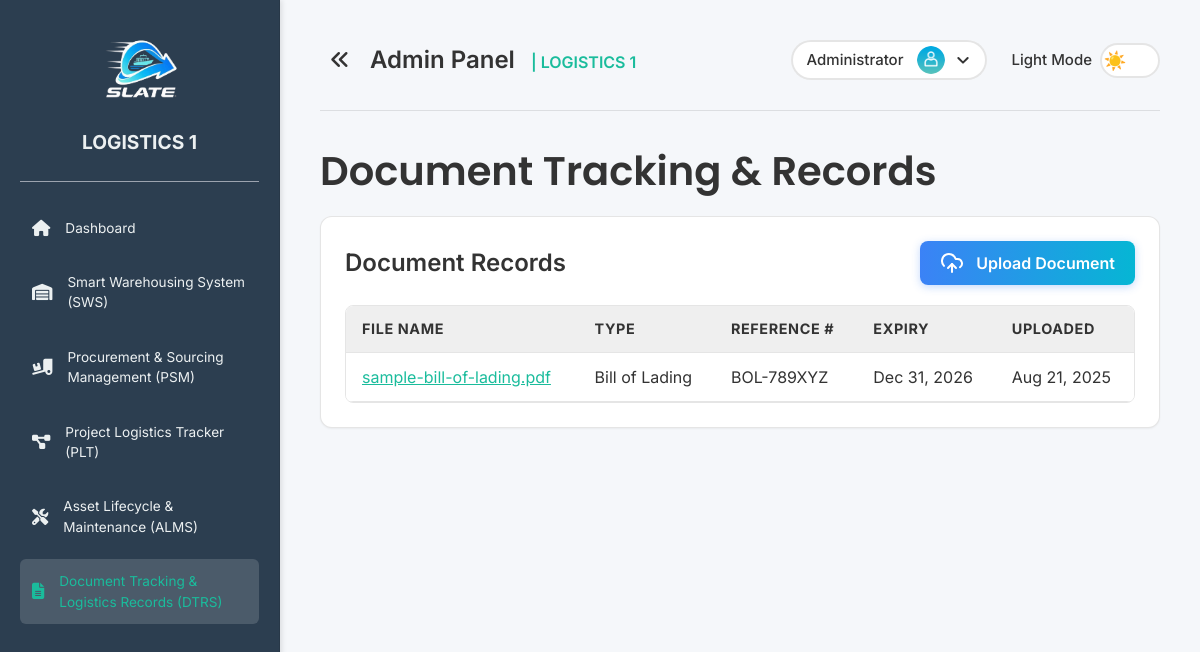
/pages/document_tracking_records.php (signed in), run on the app's committed database.
### tables this page shows
CREATE TABLE `documents` (
  `id` int NOT NULL,
  `file_name` varchar(255) NOT NULL,
  `file_path` varchar(255) NOT NULL,
  `document_type` varchar(100) DEFAULT NULL,
  `reference_number` varchar(100) DEFAULT NULL,
  `expiry_date` date DEFAULT NULL,
  `upload_date` timestamp NULL DEFAULT CURRENT_TIMESTAMP
);

### includes/functions/document.php (called while the page is built, shortened)
<?php
function getAllDocuments() {
    $conn = getDbConnection();
    $result = $conn->query("SELECT * FROM documents ORDER BY upload_date DESC");
    $documents = $result ? $result->fetch_all(MYSQLI_ASSOC) : [];
    return $documents;
}
?>

### pages/document_tracking_records.php (the view, shortened to what this page needs)
<?php
require_once '../includes/functions/document.php';
$documents = getAllDocuments();
?>
<!DOCTYPE html>
<html lang="en">
<head>
  <link rel="stylesheet" href="../assets/css/styles.css">
  <link rel="stylesheet" href="../assets/css/sidebar.css">
  <link rel="stylesheet" href="https://cdnjs.cloudflare.com/ajax/libs/font-awesome/6.7.2/css/all.min.css">
  <script src="https://cdn.tailwindcss.com"></script>
</head>
<body>
  <div class="sidebar" id="sidebar"> <?php include '../partials/sidebar.php'; ?> </div>
  <div class="main-content-wrapper" id="mainContentWrapper">
    <div class="content" id="mainContent">
      <?php include '../partials/header.php'; ?>
      <h1 class="font-semibold page-title">Document Tracking & Records</h1>
      <div class="bg-[var(--card-bg)] border border-[var(--card-border)] rounded-xl p-6 shadow-sm">
        <div class="flex justify-between items-center mb-5">
          <h2 class="text-2xl font-semibold text-[var(--text-color)]">Document Records</h2>
          <button type="button" id="uploadDocumentBtn" class="btn-primary">
            <i data-lucide="cloud-upload" class="w-6 h-6 lg:mr-2 sm:mr-0"></i><span class="hidden sm:inline">Upload Document</span>
          </button>
        </div>
        <div class="table-container">
          <table class="data-table">
            <thead>
              <tr>
                <th>File Name</th>
                <th>Type</th>
                <th>Reference #</th>
                <th>Expiry</th>
                <th>Uploaded</th>
              </tr>
            </thead>
            <tbody>
              <?php foreach($documents as $doc): ?>
              <tr>
                <td class="py-3 px-4 border-b border-[var(--card-border)]"><a href="../<?php echo htmlspecialchars($doc['file_path']); ?>" target="_blank" class="text-[var(--primary-color)] underline hover:text-blue-600 transition-colors"><?php echo htmlspecialchars($doc['file_name']); ?></a></td>
                <td class="py-3 px-4 border-b border-[var(--card-border)]"><?php echo htmlspecialchars($doc['document_type']); ?></td>
                <td class="py-3 px-4 border-b border-[var(--card-border)]"><?php echo htmlspecialchars($doc['reference_number']); ?></td>
                <td class="py-3 px-4 border-b border-[var(--card-border)]"><?php echo $doc['expiry_date'] ? date('M d, Y', strtotime($doc['expiry_date'])) : 'N/A'; ?></td>
                <td class="py-3 px-4 border-b border-[var(--card-border)]"><?php echo date('M d, Y', strtotime($doc['upload_date'])); ?></td>
              </tr>
              <?php endforeach; ?>
            </tbody>
          </table>
        </div>
      </div>
    </div>
  </div>
</body>
</html>

### assets/css/styles.css (style rules this page uses)
* { margin: 0; padding: 0; box-sizing: border-box; font-family: 'Inter', sans-serif; }
:root { --bg-color: #f5f7fa; --text-color: #333333; --primary-color: #1abc9c; --accent-color: #00c6ff; --danger-color: #e74c3c; --sidebar-bg: #2c3e50; --sidebar-text: #ecf0f1; --card-bg: #ffffff; --card-border: rgba(0, 0, 0, 0.1); --input-bg: #ffffff; --input-border: #ced4da; --input-text: #495057; --border-color: rgba(0, 0, 0, 0.1); --primary-btn-bg: linear-gradient(to right, #0072ff, #00c6ff); --primary-btn-hover-bg: linear-gradient(to right, #0052cc, #009ee3); --cancel-btn-bg: #e0e0e0; --scrollbar-thumb-hover-color: #556b7a; --subtitle-color: #464646; --description-color: #52555a; --close-btn-hover-bg: #f0f0f0; --placeholder-color: #939ca5; --dropdown-item-hover: rgba(0, 0, 0, 0.05); --pagination-text: #6b7280; --pagination-text-hover: #2563eb; --pagination-bg-hover: #f3f4f6; --pagination-ellipsis: #9ca3af; --pagination-info: #6b7280; --scrollbar-track: #f1f1f1; --scrollbar-thumb: #c1c1c1; --scrollbar-thumb-hover: #a8a8a8; }
* { scrollbar-width: thin; scrollbar-color: var(--scrollbar-thumb) var(--scrollbar-track); }
body { height: 100vh; display: flex; background: var(--bg-color); color: var(--text-color); transition: background-color 0.5s ease, color 0.5s ease; }
.content { flex: 1; padding: 40px; }
.page-title { color: var(--text-color); font-family: 'Poppins', sans-serif; font-weight: 600; font-size: 2.5rem; margin-bottom: 15px; }
.hidden { display: none; }
.btn-primary { background: linear-gradient(to right, #3b82f6, #06b6d4); color: white; padding: 10px 20px; border-radius: 8px; border: none; cursor: pointer; font-weight: 600; transition: all 0.3s ease; box-shadow: 0 2px 8px rgba(59, 130, 246, 0.3); display: inline-flex; align-items: center; gap: 4px; }
.data-table { width: 100%; border-collapse: collapse; background: var(--card-bg); color: var(--text-color); }
.data-table thead tr { background-color: rgba(0, 0, 0, 0.03); border-bottom: 1px solid var(--card-border); font-size: 0.75rem; text-transform: uppercase; font-weight: 500; letter-spacing: 0.05em; }
.data-table th { padding: 12px 16px; font-size: 0.9rem; text-align: left; color: var(--text-color); }
.data-table td { padding: 12px 16px; border-bottom: 1px solid var(--card-border); color: var(--text-color); }
.data-table tbody tr { transition: background-color 0.2s ease; }
.table-container { overflow-x: auto; overflow-y: visible; border-radius: 8px; border: 1px solid var(--card-border); }
th { background-color: rgba(0, 0, 0, 0.03); color: var(--text-color); }

### assets/css/sidebar.css (style rules this page uses)
html.loaded body { visibility: visible !important; opacity: 1 !important; transition: opacity 0.2s ease-in-out; }
.sidebar { width: 280px; min-width: 250px; background: var(--sidebar-bg); color: var(--sidebar-text); padding: 20px; transition: all 0.5s ease; transform: translateX(0); position: fixed; top: 0; left: 0; height: 100vh; overflow-y: auto; overflow-x: hidden; box-shadow: 2px 0 5px rgba(0,0,0,0.1); border-right: 1px solid var(--border-color); z-index: 50; }
html.loaded .sidebar { opacity: 1; visibility: visible; }
.main-content-wrapper { flex: 1; display: flex; flex-direction: column; overflow-y: auto; height: 100vh; margin-left: 280px; transition: margin-left 0.5s ease; }

### data on the page
documents: file_name "sample-bill-of-lading.pdf", document_type "Bill of Lading", reference_number "BOL-789XYZ", expiry_date "Dec 31, 2026", upload_date "Aug 21, 2025"
